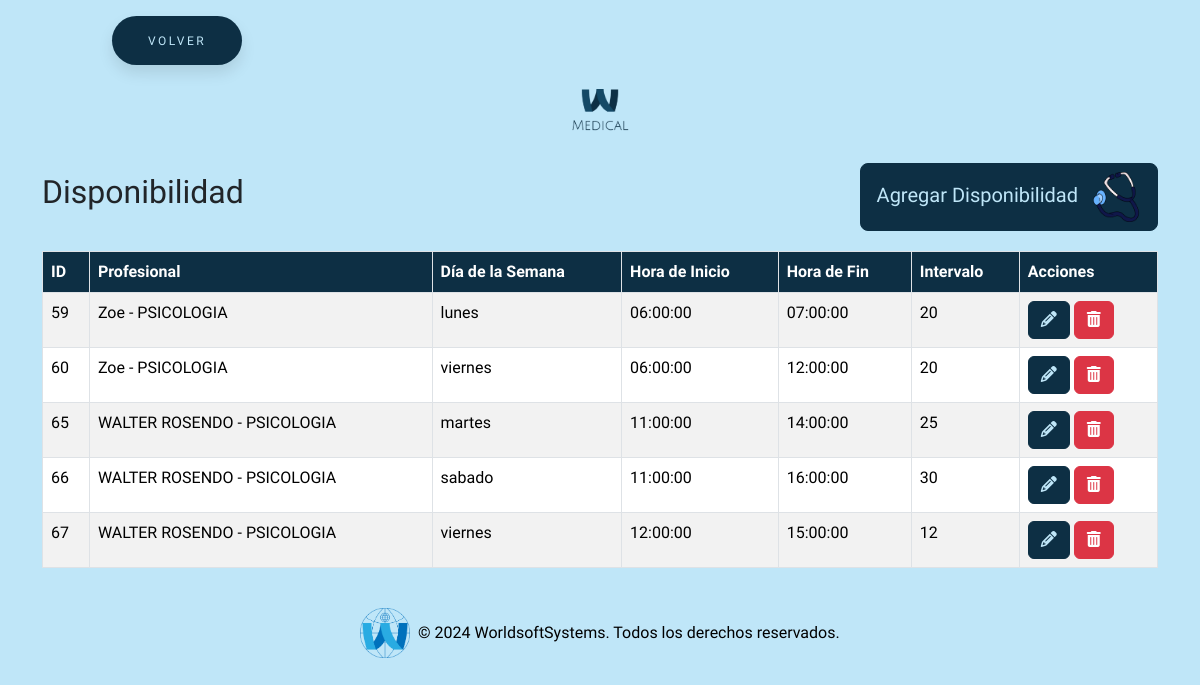
/todosAjustes/disponibilidad/disponibilidad.php (signed in), run on the app's committed database.
### tables this page shows
CREATE TABLE `disponibilidad` (
  `id` int(11) NOT NULL,
  `id_prof` int(11) NOT NULL,
  `dia_semana` varchar(255) NOT NULL,
  `hora_inicio` time NOT NULL,
  `hora_fin` time NOT NULL,
  `intervalo` int(255) NOT NULL DEFAULT 20
);

CREATE TABLE `profesional` (
  `id_prof` int(11) NOT NULL,
  `nombreYapellido` varchar(255) NOT NULL,
  `id_especialidad` int(11) NOT NULL,
  `domicilio` varchar(255) NOT NULL,
  `localidad` varchar(255) NOT NULL,
  `codigo_pos` varchar(255) NOT NULL,
  `matricula_p` varchar(255) NOT NULL,
  `matricula_n` varchar(255) NOT NULL,
  `telefono` int(255) NOT NULL,
  `email` varchar(255) NOT NULL,
  `tipo_doc` varchar(255) NOT NULL,
  `nro_doc` int(255) NOT NULL
);

CREATE TABLE `especialidad` (
  `id_especialidad` int(255) NOT NULL,
  `desc_especialidad` varchar(255) NOT NULL
);

### todosAjustes/disponibilidad/disponibilidad.php (the view, shortened to what this page needs)
<?php
require_once "../../conexion.php";
$sql = "SELECT * FROM disponibilidad d
        JOIN profesional p ON d.id_prof = p.id_prof
        JOIN especialidad e ON p.id_especialidad = e.id_especialidad";
$result = $conn->query($sql);
?>
<!DOCTYPE html>
<html lang="en">
<head>
    <link href="https://cdn.jsdelivr.net/npm/bootstrap@5.3.3/dist/css/bootstrap.min.css" rel="stylesheet"
>
    <link rel="stylesheet" href="https://cdnjs.cloudflare.com/ajax/libs/font-awesome/6.5.2/css/all.min.css"
 />
    <link rel="stylesheet" href="../../estilos/styleGeneral.css">
    <link rel="stylesheet" href="../../estilos/styleBotones.css">
</head>
<body>
    <button class="button" style="vertical-align:middle; margin-left:7rem"
        onclick="window.location.href = '../../seccionAjustes/ajustes.php';">
        <span>VOLVER</span>
    </button>
    <div class="text-center my-4">
        <img src="../../img/logo.png" alt="Logo MEDICAL" class="img-fluid" style="max-width: 120px;">
    </div>
    <div class="container">
        <div class="title-container">
            <h2>Disponibilidad</h2>
            <button type="button" class="btn btn-custom btn-lg" data-bs-toggle="modal"
                data-bs-target="#agregarDisponibilidadModal">
                Agregar Disponibilidad <img src="../../img/iconoCrearEsp.png" alt="Icono Crear Disponibilidad"
                    style="width: 50px; height: 50px; margin-left: 8px;">
            </button>
        </div>
        <table class="table table-striped table-bordered">
            <thead class="table-custom">
                <tr>
                    <th>ID</th>
                    <th>Profesional</th>
                    <th>Día de la Semana</th>
                    <th>Hora de Inicio</th>
                    <th>Hora de Fin</th>
                    <th>Intervalo</th>
                    <th>Acciones</th>
                </tr>
            </thead>
            <tbody>
                <?php if ($result->num_rows > 0): ?>
                    <?php while ($row = $result->fetch_assoc()): ?>
                        <tr>
                            <td><?= $row["id"] ?></td>
                            <td><?= $row["nombreYapellido"] . ' - ' . $row["desc_especialidad"] ?></td>
                            <td><?= $row["dia_semana"] ?></td>
                            <td><?= $row["hora_inicio"] ?></td>
                            <td><?= $row["hora_fin"] ?></td>
                            <td><?= $row["intervalo"] ?></td>
                            <td>
                                <button class="btn btn-custom-editar"
                                    onclick='editarDisponibilidad(<?= json_encode($row) ?>)'><i
                                        class="fas fa-pencil-alt"></i></button>
                                <a href="?eliminar=<?= $row['id'] ?>" class="btn btn-danger"
                                    onclick="return confirm('¿Estás seguro de que deseas eliminar esta disponibilidad?');"><i
                                        class="fas fa-trash-alt"></i></a>
                            </td>
                        </tr>
                    <?php endwhile; ?>
                <?php else: ?>
                    <tr>
                        <td colspan="6">No se encontraron resultados</td>
                    </tr>
                <?php endif; ?>
            </tbody>
        </table>
    </div>
    <footer class="bg-dark text-white text-center py-4 mt-auto">
        <div class="container">
            <div class="row justify-content-center">
                <div class="col-md-12 footer-logo-text">
                    <img src="../../img/logoWSS.png" alt="Logo" class="img-fluid" style="max-height: 50px;">
                    <p class="mb-0">&copy; 2024 WorldsoftSystems. Todos los derechos reservados.</p>
                </div>
            </div>
        </div>
    </footer>
</body>
</html>

### estilos/styleGeneral.css (style rules this page uses)
:root { --primary-color: #0d2f44; }
body, html { background-color: #bfe6f8 !important; font-family: 'Cabin Condensed', sans-serif !important; }
a { text-decoration: none !important; }
.table-custom th { background-color: var(--primary-color) !important; color: white !important; }
.footer-logo-text { display: flex; align-items: center; justify-content: center; color: #000; }
footer.bg-dark { background-color: transparent !important; padding-top: 10rem; }
.footer-logo-text img { margin-right: 0.5rem; }

### estilos/styleBotones.css (style rules this page uses)
:root { --primary-color: #0d2f44; }
body, html { background-color: #bfe6f8 !important; font-family: 'Cabin Condensed', sans-serif !important; }
.title-container { display: flex; align-items: center; justify-content: space-between; margin-bottom: 20px; }
.btn-custom { background-color: var(--primary-color) !important; border-color: var(--primary-color) !important; color: #bfe6f8 !important; transition: all 0.3s ease; }
.btn-custom-editar { background-color: var(--primary-color) !important; border-color: var(--primary-color) !important; color: #bfe6f8 !important; transition: all 0.3s ease; }
.button { padding: 1.3em 3em; font-size: 12px; text-transform: uppercase; letter-spacing: 2.5px; font-weight: 500; color: #bfe6f8; background-color: var(--primary-color) !important; border-color: var(--primary-color) !important; border: none; border-radius: 45px; box-shadow: 0px 8px 15px rgba(0, 0, 0, 0.1); transition: all 0.3s ease 0s; cursor: pointer; outline: none; margin-top: 1rem; }

### data on the page
disponibilidad: id "59", id_prof.nombreYapellido "Zoe", especialidad.desc_especialidad "PSICOLOGIA", dia_semana "lunes", hora_inicio "06:00:00", hora_fin "07:00:00", intervalo "20"
disponibilidad: id "60", id_prof.nombreYapellido "Zoe", especialidad.desc_especialidad "PSICOLOGIA", dia_semana "viernes", hora_inicio "06:00:00", hora_fin "12:00:00", intervalo "20"
disponibilidad: id "65", id_prof.nombreYapellido "WALTER ROSENDO", especialidad.desc_especialidad "PSICOLOGIA", dia_semana "martes", hora_inicio "11:00:00", hora_fin "14:00:00", intervalo "25"
disponibilidad: id "66", id_prof.nombreYapellido "WALTER ROSENDO", especialidad.desc_especialidad "PSICOLOGIA", dia_semana "sabado", hora_inicio "11:00:00", hora_fin "16:00:00", intervalo "30"
disponibilidad: id "67", id_prof.nombreYapellido "WALTER ROSENDO", especialidad.desc_especialidad "PSICOLOGIA", dia_semana "viernes", hora_inicio "12:00:00", hora_fin "15:00:00", intervalo "12"
